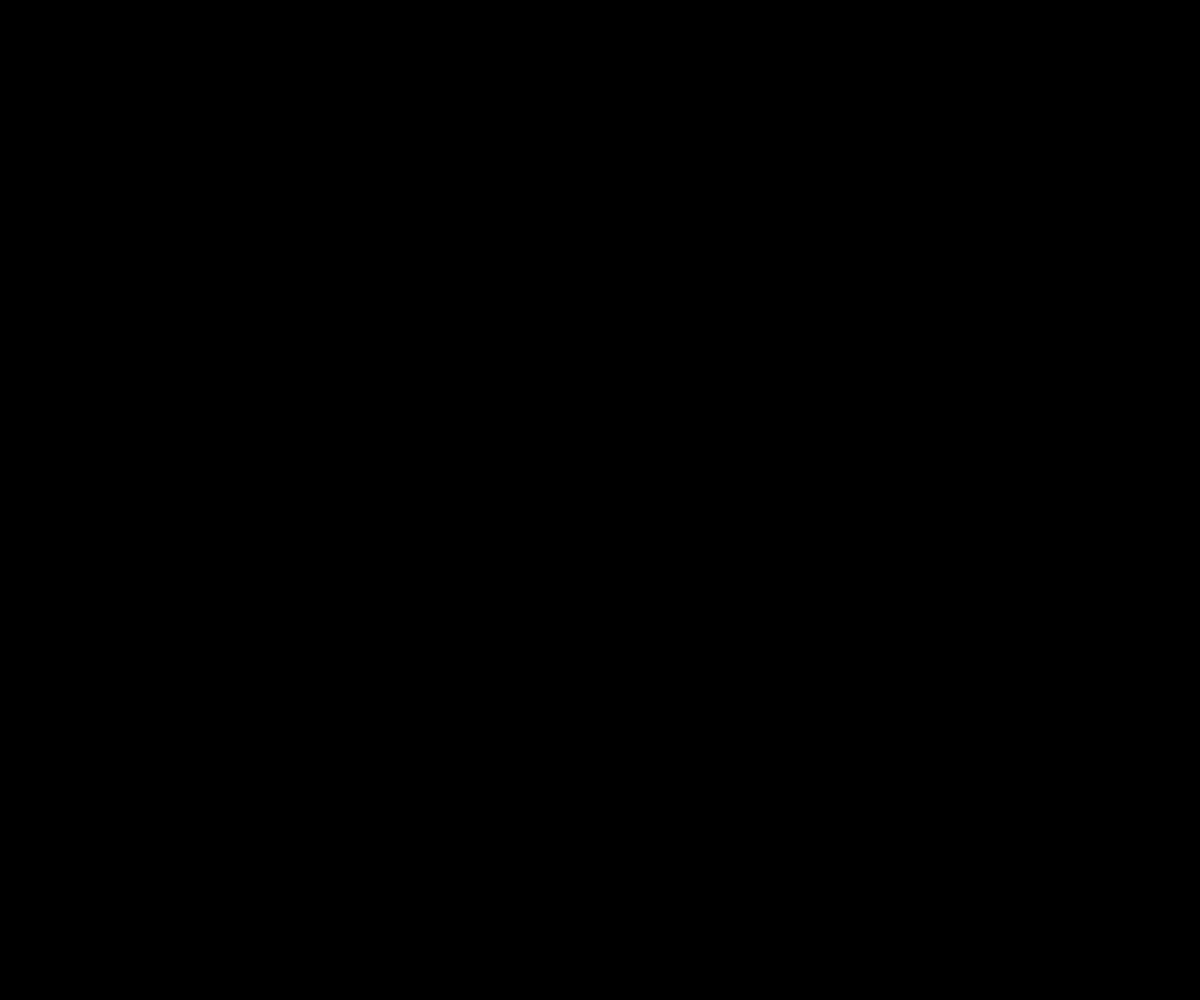
Frame 1 (no input)
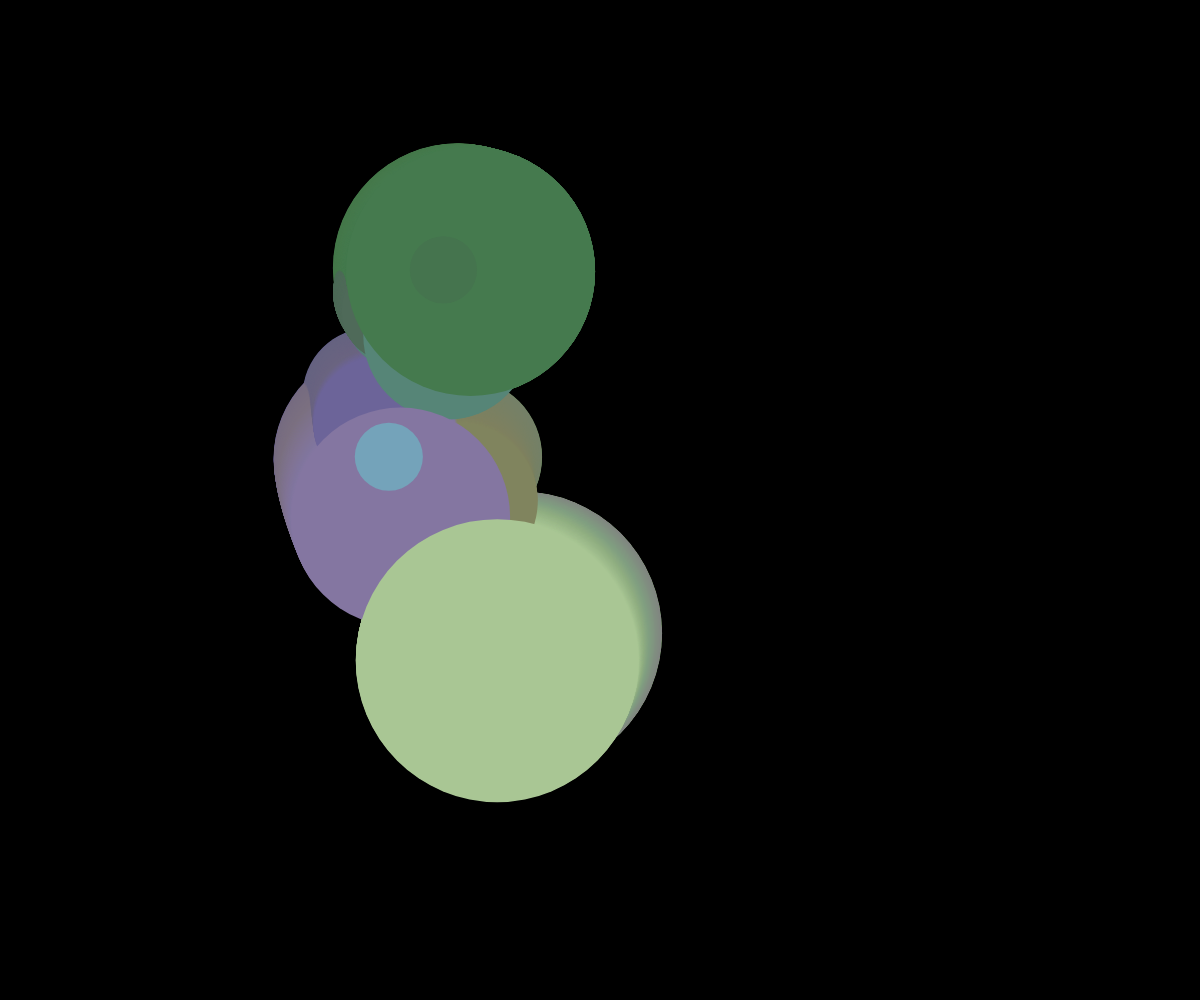
Frame 60 (no input)
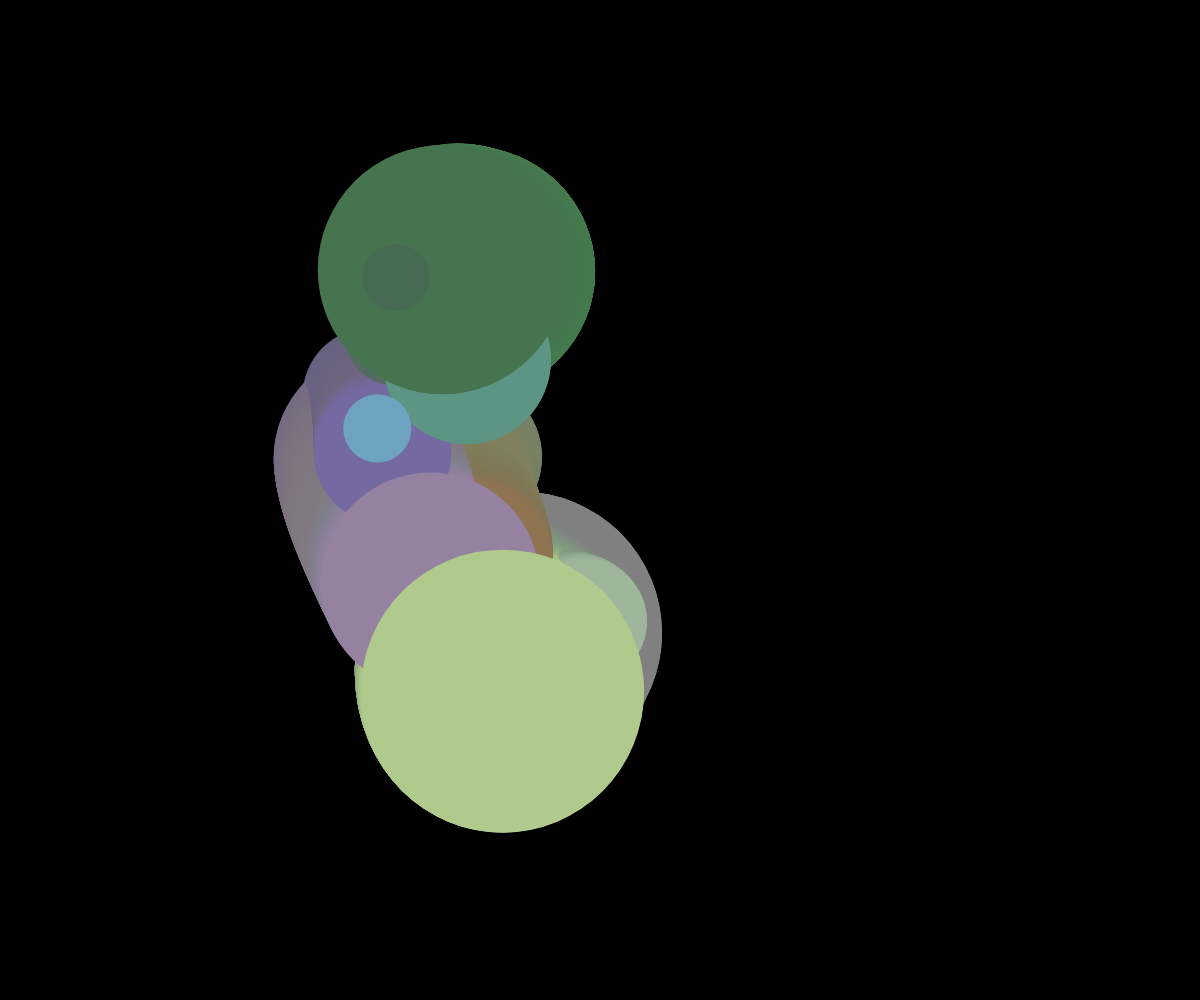
Frame 120 (the mouse pressed at the canvas centre since frame 60)

The p5.js sketch that drew these frames (run headless with seeded random() and noise() and a simulated clock; from frame 60 on, the mouse is pressed at the canvas centre):

// p5.js sketch
// ── sketch.js
var t;
var ammt = 10;
var balls = [ammt];

function setup() {
	createCanvas(windowWidth,windowHeight);
	background(0);
  t = 0;
	for(var i = 0; i <= ammt; i++){
		balls[i] = new Fluid();
	}
}

function draw() {
  background(0,1);

	for(var i = 0; i <= ammt; i++){
		balls[i].display();
		balls[i].move();
}
}

function Fluid (){
	this.t = random(10);
	this.x = width * noise(this.t+5);
	this.y = height * noise(this.t+10);
	this.r = 0;
	this.g = 0;
	this.b = 0;
	this.diameter = random(50, 300);

	this.move = function() {
		this.x = width * noise(this.t+5);
		this.y = height * noise(this.t+10);
		this.t = this.t + 0.001;

		this.r = 255 * noise(this.t+10);
		this.g = 255 * noise(this.t+15);
		this.b = 255 * noise(this.t+20);
// console.log(this.x);
};

this.display = function() {
	noStroke();
	fill(this.r, this.g, this.b);
	ellipse(this.x, this.y, this.diameter, this.diameter);
}
}
